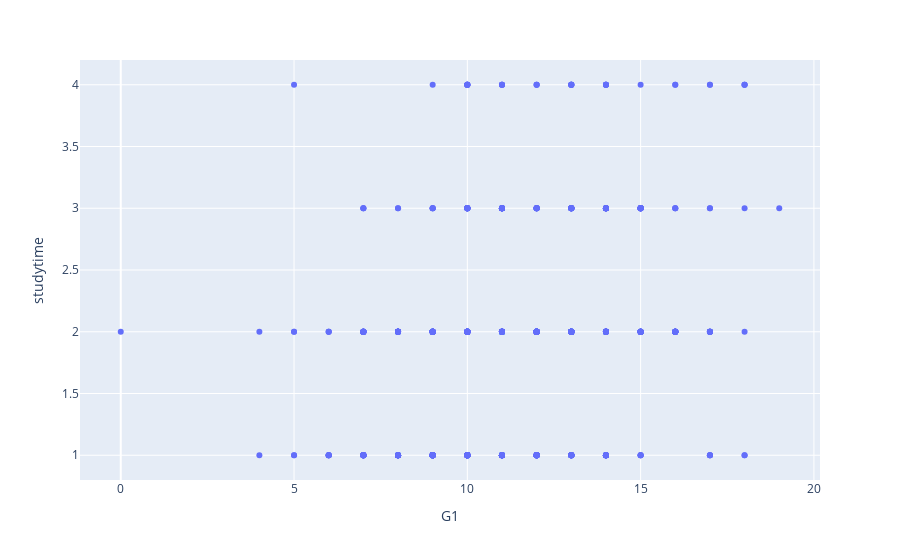

The notebook cell this image was saved under:
### Code cell
px.scatter(df,x='G1',y="studytime",)

### Figure 1 — Plotly figure (JSON) as saved in the notebook; plotly's stock layout.template omitted (floating-point values rounded to 4 significant figures; data arrays with more than 128 entries replaced by an {"elided": "..."} marker saying what was removed)
{"data": [{"hovertemplate": "G1=%{x}<br>studytime=%{y}<extra></extra>", "legendgroup": "", "marker": {"color": "#636efa", "symbol": "circle"}, "mode": "markers", "name": "", "orientation": "v", "showlegend": false, "type": "scatter", "x": {"elided": "649 int values"}, "xaxis": "x", "y": {"elided": "649 int values"}, "yaxis": "y"}], "layout": {"legend": {"tracegroupgap": 0}, "margin": {"t": 60}, "xaxis": {"anchor": "y", "domain": [0, 1], "title": {"text": "G1"}}, "yaxis": {"anchor": "x", "domain": [0, 1], "title": {"text": "studytime"}}}}
